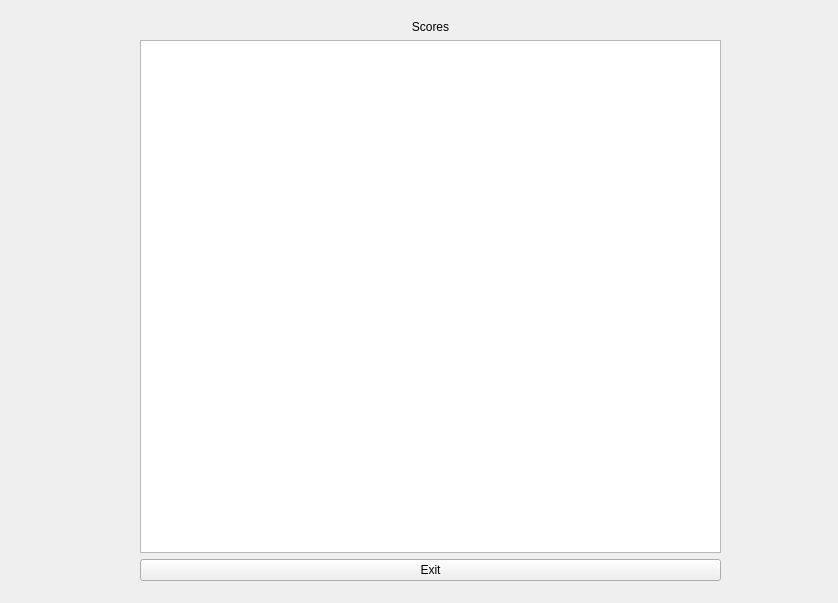
<?xml version="1.0" encoding="UTF-8"?>
<ui version="4.0">
 <class>scores</class>
 <widget class="QWidget" name="scores">
  <property name="geometry">
   <rect>
    <x>0</x>
    <y>0</y>
    <width>838</width>
    <height>603</height>
   </rect>
  </property>
  <property name="windowTitle">
   <string>Scores</string>
  </property>
  <widget class="QWidget" name="layoutWidget">
   <property name="geometry">
    <rect>
     <x>140</x>
     <y>20</y>
     <width>581</width>
     <height>561</height>
    </rect>
   </property>
   <layout class="QVBoxLayout" name="verticalLayout">
    <item>
     <widget class="QLabel" name="label">
      <property name="text">
       <string>Scores</string>
      </property>
      <property name="alignment">
       <set>Qt::AlignCenter</set>
      </property>
     </widget>
    </item>
    <item>
     <widget class="QListWidget" name="listWidget"/>
    </item>
    <item>
     <widget class="QPushButton" name="exitButton">
      <property name="text">
       <string>Exit</string>
      </property>
     </widget>
    </item>
   </layout>
  </widget>
 </widget>
 <resources/>
 <connections/>
</ui>
